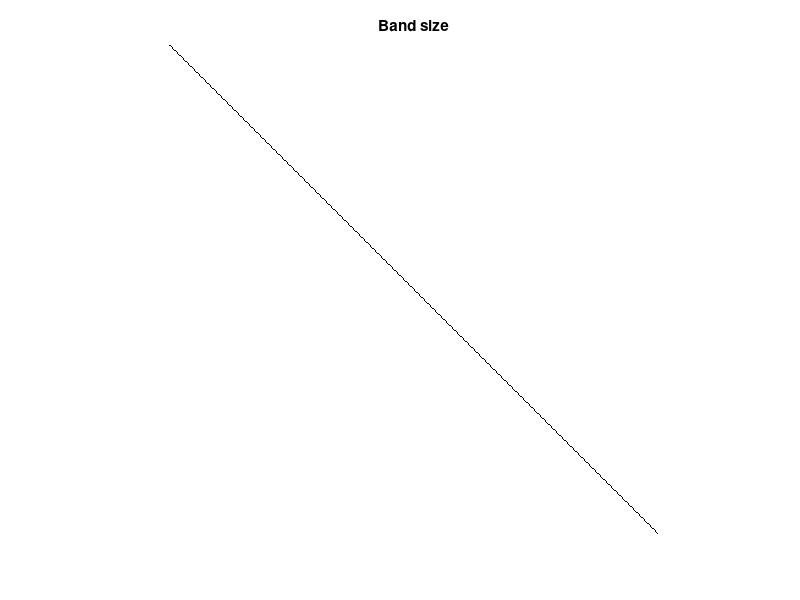

MATLAB code to generate this figure:
%0.0 = Black
%0.5 = ???
%1.0 = White
clc, clear, close all

side=400;
I= ones(side, side);

for y=1:side
    for x=1:side
        if x==y
        I(y, x) = 0;
        end
    end
end

imshow(I);
title('Band size');